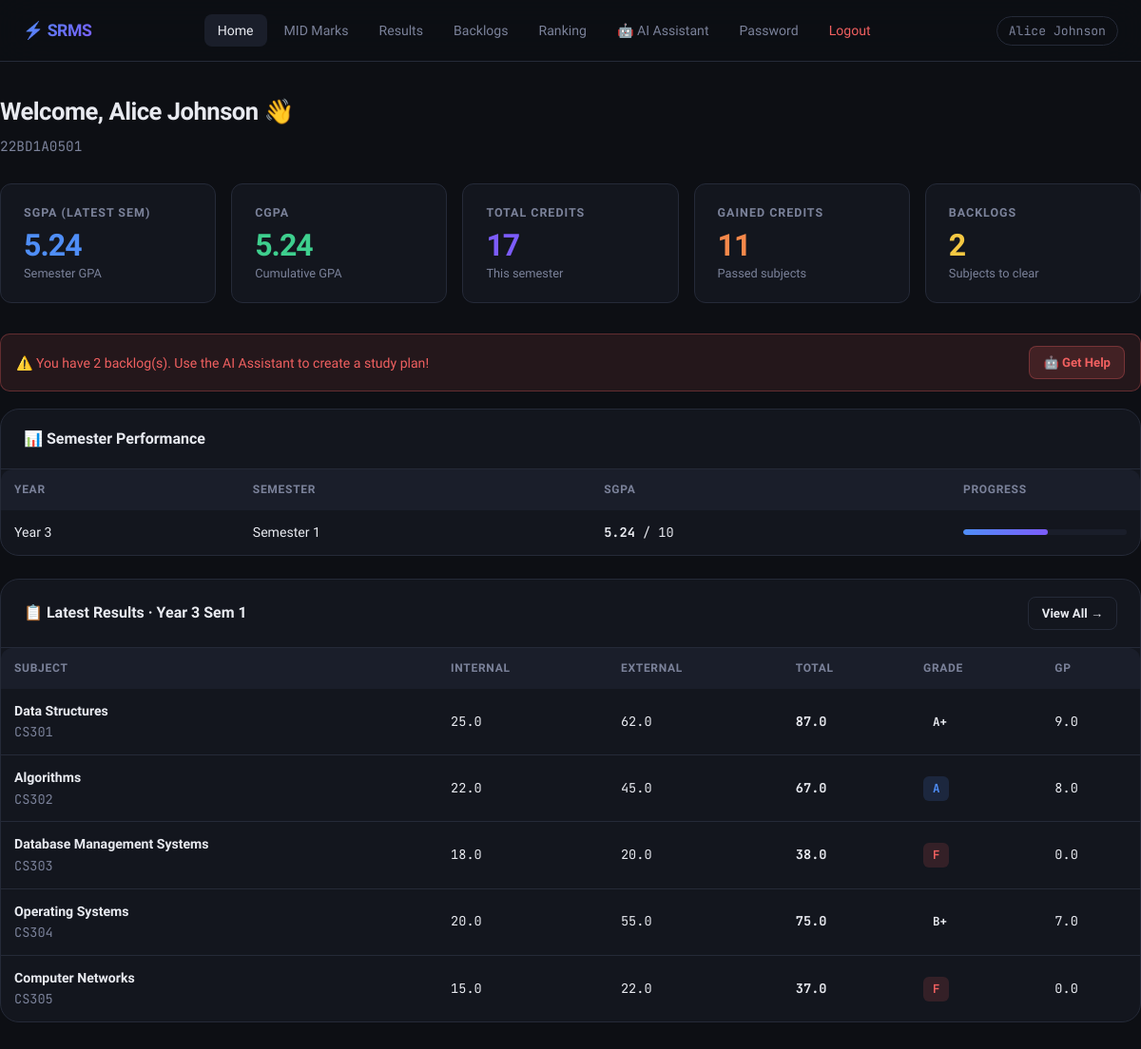
The page /student/dashboard (signed in) on the database its author committed.
### tables this page shows
CREATE TABLE semester_results (
            id             INTEGER PRIMARY KEY AUTOINCREMENT,
            student_id     TEXT,
            subject_code   TEXT,
            subject_name   TEXT,
            credits        INTEGER DEFAULT 3,
            internal_marks REAL    DEFAULT 0,
            external_marks REAL    DEFAULT 0,
            total_marks    REAL    DEFAULT 0,
            grade          TEXT,
            grade_point    REAL    DEFAULT 0,
            year           INTEGER,
            semester       INTEGER,
            exam_date      TEXT,
            UNIQUE(student_id, subject_code, year, semester)
        );

### app.py (the view)
@app.route('/student/dashboard')
@student_required
def student_dashboard():
    ht  = session['hallticket']
    con = get_db(); cur = con.cursor()
    all_results = _all(cur,
        "SELECT * FROM semester_results WHERE student_id=? ORDER BY year,semester", (ht,))
    con.close()
    semesters = {}
    for r in all_results:
        semesters.setdefault((r['year'], r['semester']), []).append(r)
    sgpa_data = {}
    for key, rows in semesters.items():
        gp = sum(r['grade_point']*r['credits'] for r in rows)
        cr = sum(r['credits'] for r in rows)
        sgpa_data[key] = round(gp/cr, 2) if cr else 0
    all_gp = sum(r['grade_point']*r['credits'] for r in all_results)
    all_cr = sum(r['credits'] for r in all_results)
    cgpa   = round(all_gp/all_cr, 2) if all_cr else 0
    latest_key     = max(semesters.keys()) if semesters else None
    latest_rows    = semesters.get(latest_key, [])
    sgpa           = sgpa_data.get(latest_key, 0)
    total_credits  = sum(r['credits'] for r in latest_rows)
    gained_credits = sum(r['credits'] for r in latest_rows if r['grade'] != 'F')
    total_marks    = sum(r['total_marks'] for r in latest_rows)
    backlogs       = [r for r in all_results if r['grade'] == 'F']
    return render_template('student_dashboard.html',
        all_results=all_results, semesters=semesters, sgpa_data=sgpa_data,
        cgpa=cgpa, sgpa=sgpa, total_credits=total_credits,
        gained_credits=gained_credits, total_marks=total_marks,
        backlogs=backlogs, latest_key=latest_key)

### app.py (called while the page is built)
def get_db():
    con = sqlite3.connect(DB_PATH)
    con.row_factory = sqlite3.Row   # rows behave like dicts
    con.execute("PRAGMA foreign_keys = ON")
    return con

def _all(cur, sql, params=()):
    return [dict(r) for r in cur.execute(sql, params).fetchall()]

def student_required(f):
    @wraps(f)
    def d(*a, **kw):
        if session.get('role') != 'student': return redirect(url_for('student_login'))
        return f(*a, **kw)
    return d

### templates/student_dashboard.html (shortened to what this page needs)
{% extends 'base.html' %}
{% block nav_links %}
  <a href="{{ url_for('student_dashboard') }}" class="active">Home</a>
  <a href="{{ url_for('student_mid_marks') }}">MID Marks</a>
  <a href="{{ url_for('student_results') }}">Results</a>
  <a href="{{ url_for('student_backlogs') }}">Backlogs</a>
  <a href="{{ url_for('student_ranking') }}">Ranking</a>
  <a href="{{ url_for('backlog_assistant') }}">🤖 AI Assistant</a>
  <a href="{{ url_for('student_change_password') }}">Password</a>
  <a href="{{ url_for('logout') }}" class="logout">Logout</a>
{% endblock %}
{% block content %}
<div class="container page-wrap">
  <div class="page-header">
    <h1>Welcome, {{ session.user }} 👋</h1>
    <p class="text-mono text-muted">{{ session.hallticket }}</p>
  </div>
  <div class="stats-grid">
    <div class="stat-card stat-blue">
      <div class="stat-label">SGPA (Latest Sem)</div>
      <div class="stat-value">{{ sgpa }}</div>
      <div class="stat-sub">Semester GPA</div>
    </div>
    <div class="stat-card stat-green">
      <div class="stat-label">CGPA</div>
      <div class="stat-value">{{ cgpa }}</div>
      <div class="stat-sub">Cumulative GPA</div>
    </div>
    <div class="stat-card stat-purple">
      <div class="stat-label">Total Credits</div>
      <div class="stat-value">{{ total_credits }}</div>
      <div class="stat-sub">This semester</div>
    </div>
    <div class="stat-card stat-orange">
      <div class="stat-label">Gained Credits</div>
      <div class="stat-value">{{ gained_credits }}</div>
      <div class="stat-sub">Passed subjects</div>
    </div>
    <div class="stat-card {% if backlogs %}stat-yellow{% else %}stat-green{% endif %}">
      <div class="stat-label">Backlogs</div>
      <div class="stat-value">{{ backlogs|length }}</div>
      <div class="stat-sub">Subjects to clear</div>
    </div>
  </div>
  {% if backlogs %}
  <div class="alert alert-error flex flex-between">
    <span>⚠️ You have {{ backlogs|length }} backlog(s). Use the AI Assistant to create a study plan!</span>
    <a href="{{ url_for('backlog_assistant') }}" class="btn btn-danger btn-sm">🤖 Get Help</a>
  </div>
  {% endif %}
  {% if sgpa_data %}
  <div class="card mb-24">
    <div class="card-header"><h3>📊 Semester Performance</h3></div>
    <div class="table-wrap">
      <table>
        <thead><tr><th>Year</th><th>Semester</th><th>SGPA</th><th>Progress</th></tr></thead>
        <tbody>
          {% for key, gpa in sgpa_data.items() %}
          <tr>
            <td>Year {{ key[0] }}</td>
            <td>Semester {{ key[1] }}</td>
            <td class="td-num"><strong>{{ gpa }}</strong> / 10</td>
            <td style="width:200px">
              <div class="progress-bar">
                <div class="progress-fill" style="width:{{ (gpa/10*100)|round }}%"></div>
              </div>
            </td>
          </tr>
          {% endfor %}
        </tbody>
      </table>
    </div>
  </div>
  {% endif %}
  {% if latest_key and semesters.get(latest_key) %}
  <div class="card">
    <div class="card-header">
      <h3>📋 Latest Results · Year {{ latest_key[0] }} Sem {{ latest_key[1] }}</h3>
      <a href="{{ url_for('student_results') }}" class="btn btn-ghost btn-sm">View All →</a>
    </div>
    <div class="table-wrap">
      <table>
        <thead><tr><th>Subject</th><th>Internal</th><th>External</th><th>Total</th><th>Grade</th><th>GP</th></tr></thead>
        <tbody>
          {% for r in semesters[latest_key] %}
          <tr>
            <td><strong>{{ r.subject_name }}</strong><br/><span class="text-muted text-sm text-mono">{{ r.subject_code }}</span></td>
            <td class="td-num">{{ r.internal_marks }}</td>
            <td class="td-num">{{ r.external_marks }}</td>
            <td class="td-num"><strong>{{ r.total_marks }}</strong></td>
            <td><span class="grade-badge grade-{{ r.grade }}">{{ r.grade }}</span></td>
            <td class="td-num">{{ r.grade_point }}</td>
          </tr>
          {% endfor %}
        </tbody>
      </table>
    </div>
  </div>
  {% else %}
  <div class="empty-state">
    <span class="empty-icon">📋</span>
    <p>No results available yet. Check back after exams!</p>
  </div>
  {% endif %}
</div>
{% endblock %}

### rows shown on the page
semester_results: subject_name "Data Structures", subject_code "CS301", internal_marks "25.0", external_marks "62.0", total_marks "87.0", grade "A+", grade_point "9.0"
semester_results: subject_name "Algorithms", subject_code "CS302", internal_marks "22.0", external_marks "45.0", total_marks "67.0", grade "A", grade_point "8.0"
semester_results: subject_name "Database Management Systems", subject_code "CS303", internal_marks "18.0", external_marks "20.0", total_marks "38.0", grade "F", grade_point "0.0"
semester_results: subject_name "Operating Systems", subject_code "CS304", internal_marks "20.0", external_marks "55.0", total_marks "75.0", grade "B+", grade_point "7.0"
semester_results: subject_name "Computer Networks", subject_code "CS305", internal_marks "15.0", external_marks "22.0", total_marks "37.0", grade "F", grade_point "0.0"

### other values the page prints
{{ session['user'] }} "Alice Johnson"
{{ session.user }} "Alice Johnson"
{{ session.hallticket }} "22BD1A0501"
{{ sgpa }} "5.24"
{{ cgpa }} "5.24"
{{ total_credits }} "17"
{{ gained_credits }} "11"
{{ backlogs|length }} "2"
{{ key[0] }} "3"
{{ key[1] }} "1"
{{ gpa }} "5.24"
{{ latest_key[0] }} "3"
{{ latest_key[1] }} "1"
